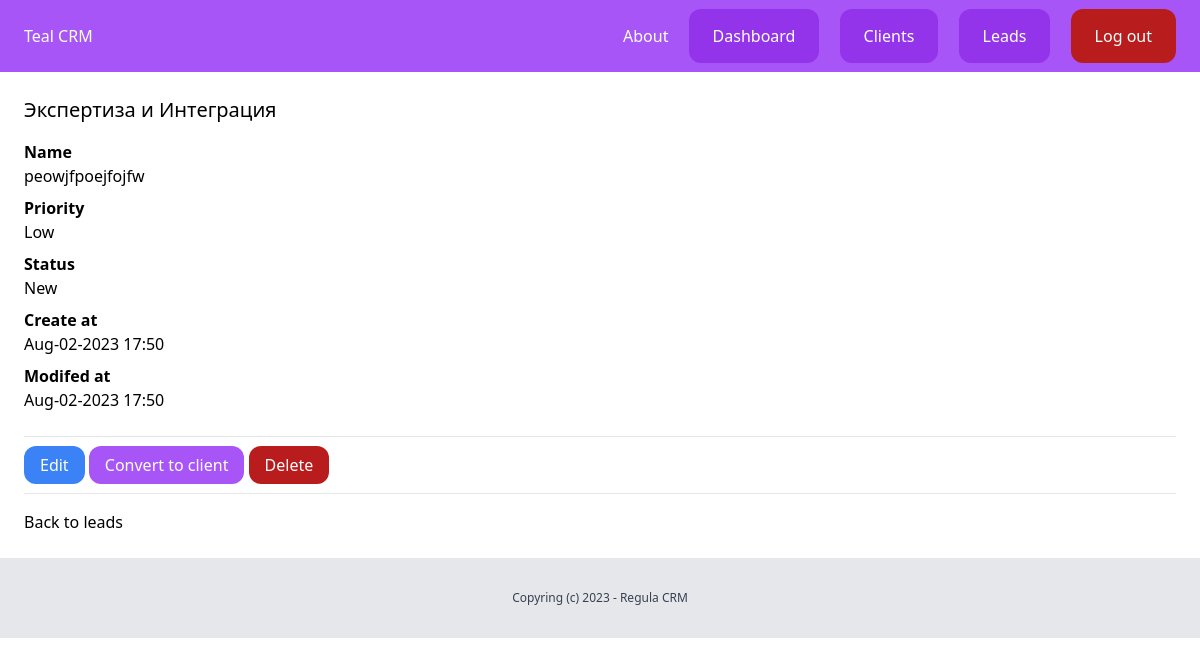
Screenshot of /dashboard/leads/2/ (signed in) with the database file from the repository.
### lead/models.py (models this page shows, shortened)
class Lead(models.Model):
    LOW='low'
    MEDIUM='medium'
    HIGH='high'
    CHOICES_PRIORITY=(
        (LOW, 'Low'),
        (MEDIUM, 'Medium'),
        (HIGH, "High"),
    )
    NEW = 'new'
    CONTACTED= 'contacted'
    WON = 'won'
    LOST = 'lost'
    CHOICES_STATUS = (
        (NEW, 'New'),
        (CONTACTED, 'Contacted'),
        (WON, 'Won'),
        (LOST, 'Lost'),
    )
    name=models.CharField(max_length=255)
    email=models.EmailField()
    description=models.TextField(blank=True, null=True)
    priority=models.CharField(max_length=10, choices=CHOICES_PRIORITY, default=MEDIUM)
    status=models.CharField(max_length=10, choices=CHOICES_STATUS, default=NEW)
    converted_to_client=models.BooleanField(default=False)
    create_by=models.ForeignKey(User, related_name='leads', on_delete=models.CASCADE)
    create_at=models.DateTimeField(auto_now_add=True)
    modified_at=models.DateTimeField(auto_now=True)

### lead/views.py (the view)
# urls.py: path('<int:pk>/', views.leads_detail, name='leads_detail'),
@login_required
def leads_detail(request, pk):
    lead=get_object_or_404(Lead, create_by=request.user, pk=pk)
    return render(request, 'lead/leads_detail.html', {
        'lead':lead
    })

### lead/templates/lead/leads_detail.html (shortened to what this page needs)
{%extends 'core/base.html'%}
{%block content%}
    <div class="py-6 px-6 ">
        <h1 class="mb-4 text-xl">{{lead.name}}</h1>
        {%if lead.description%}
            <p class="font-semibold">Name</p>
            <p class="mb-2">{{lead.description}}</p>
        {%endif%}
        <p class="font-semibold">Priority</p>
        <p class="mb-2">{{lead.get_priority_display}}</p>
        <p class="font-semibold">Status</p>
        <p class="mb-2">{{lead.get_status_display}}</p>
        <p class="font-semibold">Create at</p>
        <p class="mb-2">{{lead.create_at|date:"M-d-Y H:i"}}</p>
        <p class="font-semibold">Modifed at</p>
        <p class="mb-6">{{lead.modified_at|date:"M-d-Y H:i"}}</p>
        <hr class="my-4">
        <a href="{%url 'leads_edit' lead.id%}" class="py-2 px-4 rounded-xl text-white bg-blue-500">Edit</a>
        <a href="{%url 'leads_convert' lead.id%}" class="py-2 px-4 rounded-xl text-white bg-purple-500">Convert to client</a>
        <a href="{%url 'leads_delete' lead.id %}" class="py-2 px-4 rounded-xl text-white bg-red-700">Delete</a>
        <hr class="my-4">
        <a href="{%url 'leads_list' %}">Back to leads</a>
    </div>
{%endblock%}

### rows the page displays
Lead: name "Экспертиза и Интеграция", description "peowjfpoejfojfw", priority "Low", status "New", create_at "Aug-02-2023 17:50", modified_at "Aug-02-2023 17:50"
